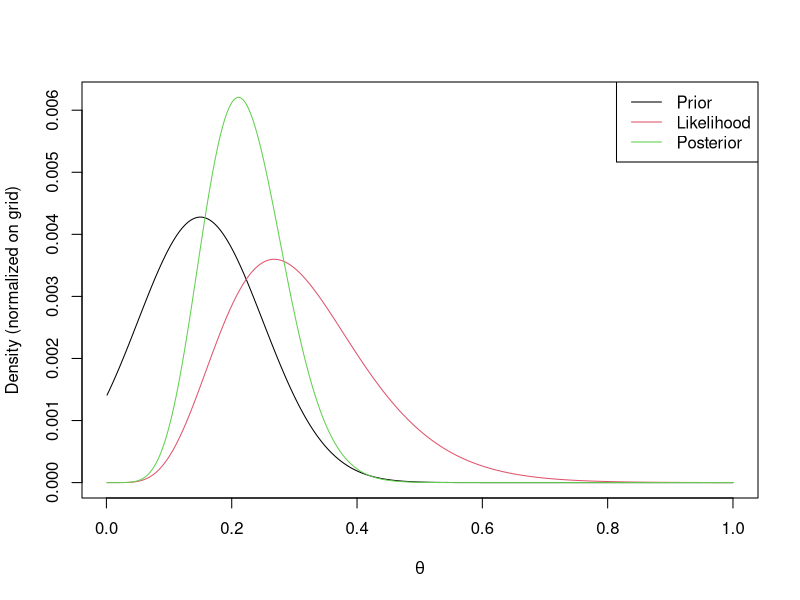

Generate this figure with R:
x <- c(5.6, 7.8, 9.0)
theta <- seq(0.001, 1, length.out = 1000)

prior <- dnorm(theta, 0.15, 0.1)
prior <- prior / sum(prior)

likelihood <- sapply(theta, function(t) prod(dgamma(x, 2, t)))
likelihood <- likelihood / sum(likelihood)

posterior <- prior * likelihood
posterior <- posterior / sum(posterior)

matplot(theta, cbind(prior, likelihood, posterior), type = "l", lty = 1, col = 1:3, xlab = expression(theta), ylab = "Density (normalized on grid)")

legend("topright", c("Prior", "Likelihood", "Posterior"), lty = 1, col = 1:3)

sum(pgamma(5, 2, theta) * posterior)
